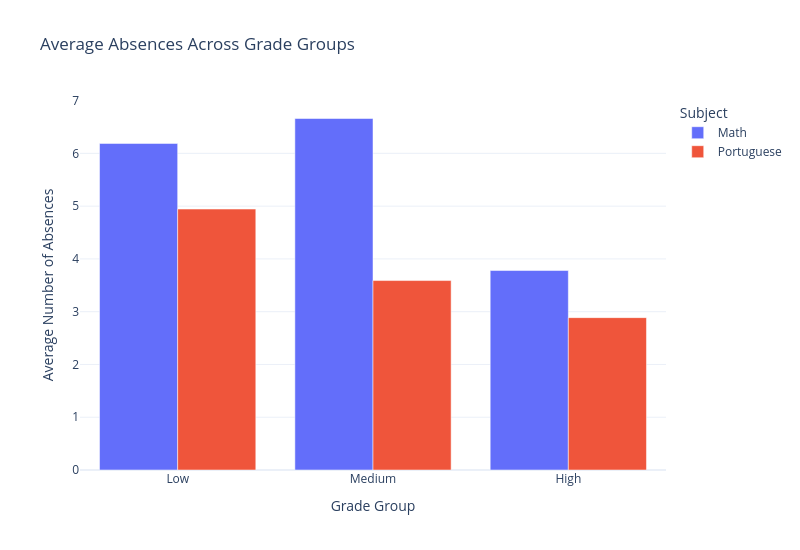

Write notebook code for a chart like this one.
### Markdown cell above
## Absence
Students with fewer absences tend to achieve higher academic performance.

### Code cell
#| class: col-page-right


%run ../plots/attendance_plot.ipynb

### Figure 1 — Plotly figure (JSON) as saved in the notebook; plotly's stock layout.template omitted (floating-point values rounded to 4 significant figures)
{"data": [{"name": "Math", "type": "bar", "x": ["Low", "Medium", "High"], "y": [6.188, 6.661, 3.78]}, {"name": "Portuguese", "type": "bar", "x": ["Low", "Medium", "High"], "y": [4.944, 3.59, 2.887]}], "layout": {"barmode": "group", "height": 550, "legend": {"title": {"text": "Subject"}}, "title": {"text": "Average Absences Across Grade Groups"}, "width": 800, "xaxis": {"title": {"text": "Grade Group"}}, "yaxis": {"title": {"text": "Average Number of Absences"}}}}
